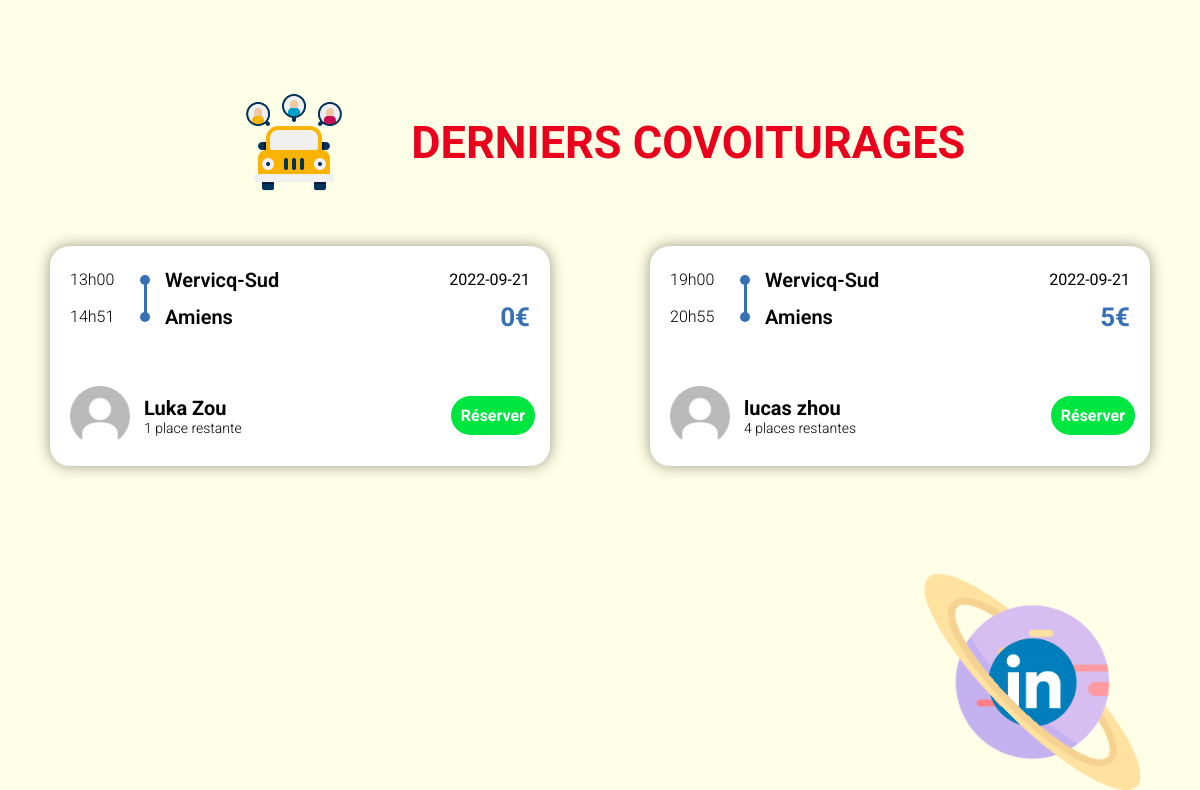
/html/home.php (lower part), run on an earlier commit of the app's database.
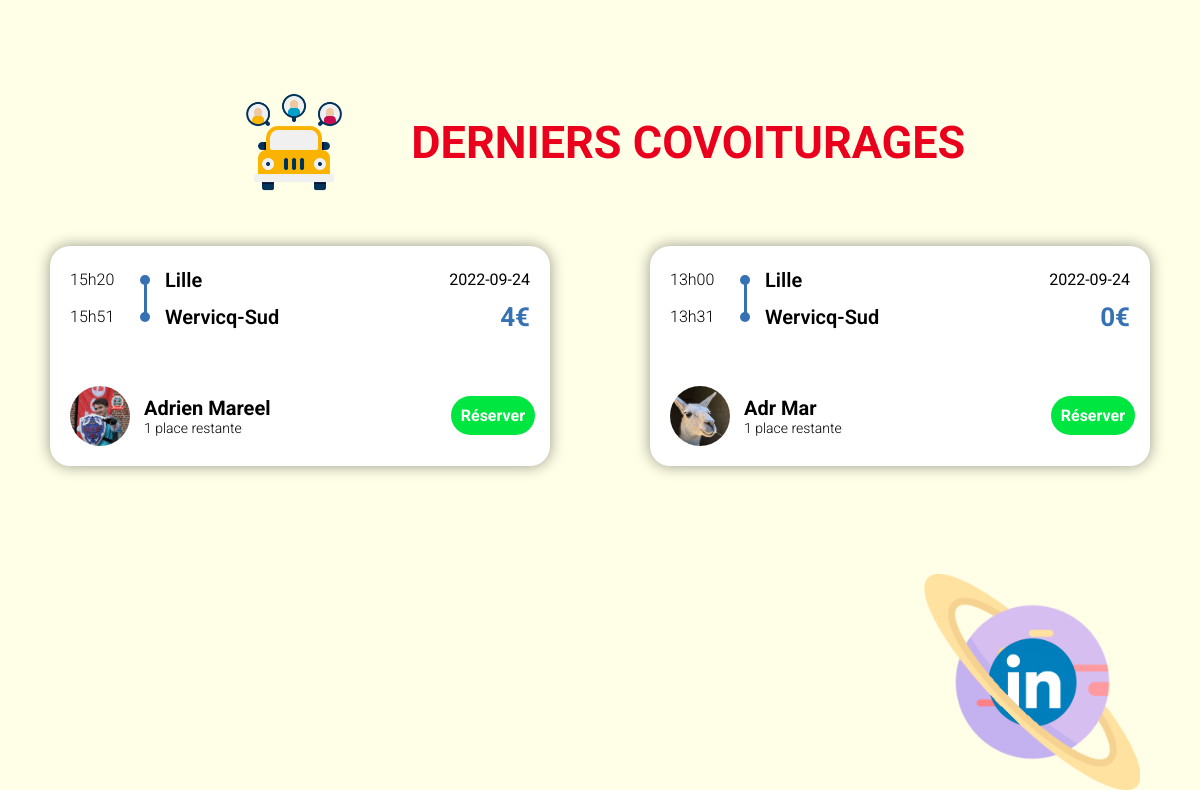
And on a later commit of the database.
### tables this page shows
CREATE TABLE `trajet` (
  `IdTrajet` int(10) NOT NULL,
  `TypeTrajet` varchar(50) NOT NULL,
  `isDemande` tinyint(1) DEFAULT NULL,
  `Description` varchar(255) NOT NULL DEFAULT '',
  `LieuDepart` varchar(50) NOT NULL DEFAULT 'Wervicq-Sud',
  `AdresseDepart` varchar(150) NOT NULL DEFAULT '21 Rue de Linselles',
  `LongitudeDepart` float DEFAULT 3.1134,
  `LatitudeDepart` float NOT NULL DEFAULT 50.7364,
  `LieuArrivee` varchar(50) NOT NULL DEFAULT 'Wervicq-Sud',
  `AdresseArrivee` varchar(150) NOT NULL DEFAULT '21 Rue de Linselles',
  `LongitudeArrivee` float NOT NULL DEFAULT 3.1134,
  `LatitudeArrivee` float NOT NULL DEFAULT 50.7364,
  `DateDepart` date NOT NULL,
  `DateArrivee` date DEFAULT NULL,
  `HeureDepart` time(4) DEFAULT NULL,
  `HeureArrivee` time(4) DEFAULT NULL,
  `DateAjout` date NOT NULL,
  `NbPassagers` int(10) NOT NULL,
  `PlacesRestantes` int(10) NOT NULL DEFAULT 0,
  `Prix` int(10) NOT NULL DEFAULT 0,
  `DisplayTel` tinyint(1) DEFAULT NULL,
  `AnneeEdition` int(10) NOT NULL,
  `IdCompte` int(10) NOT NULL
);

CREATE TABLE `compte` (
  `IdCompte` int(10) NOT NULL,
  `Nom` varchar(40) DEFAULT NULL,
  `Prenom` varchar(40) DEFAULT NULL,
  `Email` varchar(50) DEFAULT NULL,
  `telephone` int(10) DEFAULT NULL,
  `motDePasse` varchar(255) DEFAULT NULL,
  `isAdmin` tinyint(1) NOT NULL DEFAULT 0,
  `PhotoProfil` mediumblob DEFAULT NULL,
  `Description` varchar(255) DEFAULT NULL,
  `isVerif` tinyint(1) NOT NULL DEFAULT 0,
  `DateCreation` timestamp NOT NULL DEFAULT current_timestamp(),
  `lien_verif_mail` varchar(255) NOT NULL,
  `date_verif_mail` timestamp NULL DEFAULT NULL,
  `token_reset_password` varchar(255) NOT NULL,
  `expiration_reset_password` varchar(250) NOT NULL
);

### html/home.php (the view, shortened to what this page needs)
<!DOCTYPE html>
<html>
<head>
	<link rel="stylesheet" type="text/css" href="../css/nav.css">
	<link rel="stylesheet" type="text/css" href="../css/home.css">
	<link rel="stylesheet" type="text/css" href="../css/alert.css">
	 <link href="https://unpkg.com/aos@2.3.1/dist/aos.css" rel="stylesheet">
</head>
<body>
<?php
	include 'Connexion.php';
            ?>
	<a href="https://www.linkedin.com/company/les-briques-rouges-festival">
		<img class="ld-planet" src="../images/icon/ld-planet.png">
	</a>
	<?php
		include 'NavbarConn.php';
	?>
	<div class="list" id="list">
		<div class="header">
			<img src="../images/car.png">
			<h1>DERNIERS COVOITURAGES</h1>
		</div>
		<div id="down" class="wrapper">
			<?php
			$requete = "SELECT * FROM trajet ORDER BY DateAjout DESC";
			$result = mysqli_query($conn,$requete);
			$count = 0;
			while ($row = mysqli_fetch_assoc($result)) {
				$count++;
				$hourString1 = substr($row['HeureDepart'],0,2);
				$hourString2 = substr($row['HeureDepart'],3,2);
				$hourStringDeparture = $hourString1."h".$hourString2;
				$hourString3 = substr($row['HeureArrivee'],0,2);
				$hourString4 = substr($row['HeureArrivee'],3,2);
				$hourStringArrival = $hourString3."h".$hourString4;
				$idCompte = $row['IdCompte'];
				$requete2 = "SELECT * FROM compte WHERE IdCompte=$idCompte";
				$result2 = mysqli_query($conn,$requete2);
				$row2 = mysqli_fetch_assoc($result2);
				$pp = $row2['PhotoProfil'];
				if($pp == ""){
					$pp = "defaultpp.jpg";
				}
				if($count < 5){
					?>
					<div class="item">
						<div class="data-group">
							<span class="horaire">
								<?php echo $hourStringDeparture; ?>
							</span>
							<span class="place">
								<?php echo utf8_encode($row['LieuDepart']); ?>
							</span>
							<span class="date">
								<?php echo utf8_encode($row['DateDepart']); ?>
							</span>
						</div>
						<div class="data-group">
							<span class="horaire">
								<?php echo $hourStringArrival; ?>
							</span>
							<span class="place">
								<?php echo utf8_encode($row['LieuArrivee']); ?>
							</span>
							<span class="price">
								<?php echo $row['Prix']; ?>€
							</span>
						</div>
						<div class="account-info">
							<img class="profile-picture" src="../images/PhotoProfil/<?php echo $pp; ?>">
							<div class="profile-info">
								<span class="name"><?php echo $row2['Prenom']." ";echo $row2['Nom']; ?></span>
								<div class="available">
									<?php
										$value = $row['PlacesRestantes'];
										if($value == 1 || $value == 0) echo $value." place restante";
										else echo $value." places restantes"
									?>
								</div>
							</div>
							<div class="book-container"><a class="book" href="#" class="button">Réserver</a></div>
						</div>
					</div>
					<?php
				}}
				?>
			</div>
		</div>
	</body>
	</html>

### html/NavbarConn.php
<?php
if ((isset($_SESSION['login']) && $_SESSION['login'] != '') && $_SESSION["role"] == 1) {
    include 'NavBar3.php';
    }
    else if (!(isset($_SESSION['login']) && $_SESSION['login'] != '')) {
        include 'NavBar.php';
    }
    else{
        include 'NavBar2.php';
    }
?>

### html/NavBar.php (shortened to what this page needs)
</html>

### css/nav.css (style rules this page uses)
body { margin: 0px; padding: 0px; box-sizing: border-box; }

### css/home.css (style rules this page uses)
:root { --black: #161920; --navy : #3671B3; --blue : #BDE4FC; --white : #FFFEE6; --orange : #FF890A; --red : #EA001C; --darkred : #AF001E; }
body { margin: 0; font-family: 'Roboto'; scroll-behavior: smooth; background-color: var(--white); overflow-x: hidden; }
.ld-planet { position: absolute; top: 280vh; right: 5vw; width: 18%; animation: planet-wave 4s infinite ease-in-out; }
h1 { display: flex; flex-direction: column; align-items: center; font-size: 60px; }
.list { display: flex; flex-direction: column; align-items: center; width: 100%; }
.list .header { display: flex; justify-content: space-around; align-items: center; margin: 20px 0px; }
.list img { width: 15%; }
.list h1 { font-size: 45px; color: #EA001C; font-weight: bold; }
.wrapper { display: flex; flex-wrap: wrap; align-items: center; justify-items: space-evenly; width: 100%; }
.item { width: 40%; height: 200px; border-radius: 20px; background: white; margin: 20px auto 40px auto; padding: 10px; -webkit-box-shadow: 0px 0px 15px 0px rgba(0,0,0,0.4); box-shadow: 0px 0px 15px 0px rgba(0,0,0,0.4); transition: -webkit-box-shadow 1s; position: relative; }
.data-group { width: 100%; display: flex; align-items: center; margin-left: 10px; margin-top: 10px; position: relative; top: -30px; }
.item::before { content: ''; display: block; background-color: #3671B3; width: 3px; height: 32px; position: relative; top: 28px; left: 83.5px; }
.horaire { min-width: 50px; font-weight: 300; margin-right: 30px; }
.place { font-weight: 600; font-size: 20px; width: 50vw; }
.place::before { content: ''; background-color: var(--navy); width: 10px; height: 10px; position: relative; display: inline-block; border-radius: 50%; top: -2px; left: -10px; }
.date { text-align: right; margin-right: 20px; width: 200px; }
.price { color: var(--navy); font-size: 26px; font-weight: 700; text-align: right; width: 100%; margin-right: 20px; }
.account-info { width: 93%; display: flex; align-items: center; margin-left: 40px; margin-right: 20px; margin-top: 10px; position: absolute; left: -20px; bottom: 20px; }
.profile-info { white-space: nowrap; margin-left: 3%; }
.account-info img { width: 60px; height: 60px; object-fit: cover; border-radius: 50%; }
.account-info .name { font-size: 20px; font-weight: 700; }
.available { font-size: 14px; font-weight: 300; }
.account-info .book { background-color: #00e640; text-decoration: none; color: white; text-align: right; padding: 10px; border-radius: 500px; font-weight: 700; -webkit-transition: all 0.5s ease-in-out; }
.book-container { width: 100%; text-align: right; }

What changed in the data, as far as the page shows it:
removed trajet: HeureDepart "13h00", LieuDepart "Wervicq-Sud", DateDepart "2022-09-21", HeureArrivee "14h51", LieuArrivee "Amiens", Prix "0", IdCompte.Prenom "Luka", IdCompte.Nom "Zou", PlacesRestantes "1"
removed trajet: HeureDepart "19h00", LieuDepart "Wervicq-Sud", DateDepart "2022-09-21", HeureArrivee "20h55", LieuArrivee "Amiens", Prix "5", IdCompte.Prenom "lucas", IdCompte.Nom "zhou", PlacesRestantes "4"
added trajet: HeureDepart "15h20", LieuDepart "Lille", DateDepart "2022-09-24", HeureArrivee "15h51", LieuArrivee "Wervicq-Sud", Prix "4", IdCompte.PhotoProfil (picture), IdCompte.Prenom "Adrien", IdCompte.Nom "Mareel", PlacesRestantes "1"
added trajet: HeureDepart "13h00", LieuDepart "Lille", DateDepart "2022-09-24", HeureArrivee "13h31", LieuArrivee "Wervicq-Sud", Prix "0", IdCompte.PhotoProfil (picture), IdCompte.Prenom "Adr", IdCompte.Nom "Mar", PlacesRestantes "1"
